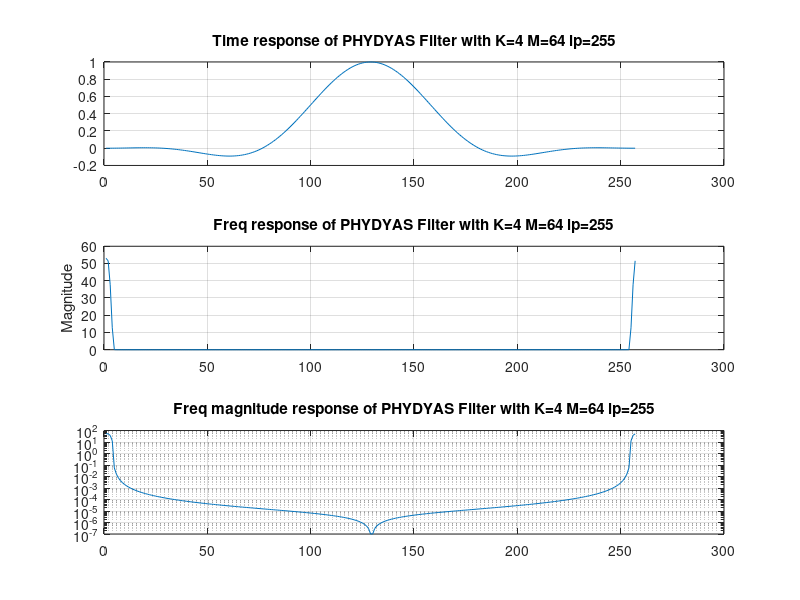

This chart was generated by the following MATLAB code: (Note: this script raises an error after producing the figure.)
%% test
%
% Burak Dayi
%
% This script will implement synthesis and analysis filterbanks
%
% Notes:
% Configuration will allow only subcarrier sizes of a power of two so as to
% be able to use FFT in the implementation
%
% The prototype filter used here is the PHYDYAS filter described in
% Deliverable 5.1: Prototype filter and structure optimization
%
% The implementation of the blocks follows what is described in Deliverable
% 5.1 transmultiplexer architecture.
%
% Channel implementation
% Subchannel processing
% Calculations and statistics will be handled later.
%
% Last updated: 17-03-2014

close all
clear all
clc
fprintf('--------------\n-----TEST-----\n--------------\n\n');

%% Configuration
%
% The user may set number of subcarriers, 
% overlapping factor, length of filter, prototype filter design parameters,
% modulation type, (number of frames, number of symbols), SNR value (and
% number of trials).
%
% The user input should be controlled and if
% necessary, error messages should be raised.

% -------------------------
% General filter parameters
% -------------------------
K = 4; % overlapping factor
M = 64; % number of subcarriers
% num_frames = 0; % number of frames
num_symbols = 10000; % number of symbols
num_samples = M; %number of samples in a vector
modulation = 64; % 4-, 16- or 64-QAM
lp = K*M-1; % filter length
delay = K*M+1-lp; %delay requirement


if K>4 || K<2
    K
    error('Range of integer K is [2 4]');
end

if ~~mod(log2(M),1)
    M
    error('The number of subcarriers M should be a power of 2.');
end

if ~(lp == K*M || lp == K*M-1 || lp == K*M+1)
    lp
    error('Only filter sizes of KM, KM+1, KM-1 are suported.');
end

if ~(ismember(modulation,[4 16 64 128 256]))
    modulation
    %error('Only 4-QAM scheme is supported. Please set modulation = 4');
    error('Only 4-,16-,64-QAM schemes are supported. Define the number of constellation points (4,16,64) with modulation variable.')
end

% --------------------------------
% Channel & simulation parameters
% --------------------------------
SNR = 1; %SNR value(s) in dB.
num_trials = 1; % number of trials desired

if num_trials<1
    num_trials
    error('Number of trials should be a positive integer.');
end

% ---------------------------------------
% Prototype filter frequency coefficients
% ---------------------------------------

% !This part should not be altered!

% K will select the row, the last column is background noise power in dB 
%(that might be come in handy in future) for reference
P=[ zeros(1,5);1 sqrt(2)/2 0 0 -35; 1 .911438 .411438 0 -44; 1 .971960 sqrt(2)/2 .235147 -65];

disp('+Configuration is obtained.');

%% Prototype_filter
%
% The following will compute the prototype filter coefficients and then plot 
% the prototype filter in frequency and time domain.
%
% Dependencies: lp, K, M, delay, P
% Output: h - prototype filter coefficients in time domain

disp('Prototype filter design')

h = zeros(1,lp); %coefficient array created with filter length
for m=1:lp
    h(m) = P(K,1);
    for k = 1:(K-1)
        h(m) = h(m) + 2*(((-1)^k)*P(K,k+1)*cos((2*pi*k*m)/(K*M)));
    end
end

%normalization of coefficients -> Do we really need this??
denom = P(K,1)+2*sum(P(K,2:4));
h=h/denom; %normalization

%delay implementation as on p.19 of deliverable 5.1
if delay>1
    h = [0 h 0];
    delay = delay - 1;
end

figure(11);
subplot(311);
plot(h);
title(sprintf('Time response of PHYDYAS Filter with K=%d M=%d lp=%d', K,M,lp));
%figure(12);
grid on;
subplot(312);
plot(abs(fft(h)));
title(sprintf('Freq response of PHYDYAS Filter with K=%d M=%d lp=%d', K,M,lp));
ylabel('Magnitude');
grid on;
subplot(313);
semilogy(abs(fft(h)));
title(sprintf('Freq magnitude response of PHYDYAS Filter with K=%d M=%d lp=%d', K,M,lp));
% ylabel('Log Magnitude');
grid on;
close all

disp('+Prototype filter is designed.');

%% Symbol_Creation
%
% This will create FBMC symbols with the modulation scheme defined
% in configuration file.
%
% Dependencies: modulation, num_subsymbol
% Output: qam_m - QAM modulated message

disp('Symbol Creation')

m = (randi(modulation,num_symbols,num_samples)-1).'; %random samples generated
qam_m = qammod(m, modulation); %qam modulation provided by MATLAB is used

disp('+Symbols are created.');

%% OQAM_Preprocessing
%
% This will perform OQAM preprocessing as it was described in
% PHYDYAS Deliverable 5.1
%
% Dependencies: qam_m - QAM modulated message 
% Output: oqam_m - OQAM modulated message

disp('OQAM preprocessing')

jn = (j.^((1:2*num_symbols)-1)).'; % j to the power of n
%for odd subchannels flipped version of this will be used.

oqam_m = zeros(M, 2*num_symbols); %the matrix that will store modulated signal

for k=1:M
    theta = jn*(j^(k-1)); %theta multiplier
    if ~mod((k-1),2) % even k
        real_parts = upsample(real(qam_m(k,:).'),2);
        imag_parts = circshift(upsample(imag(qam_m(k,:).'),2),1);        
    else % odd k
        real_parts = circshift(upsample(real(qam_m(k,:)).',2),1);
        imag_parts = upsample(imag(qam_m(k,:).'),2);           
    end
    oqam_m(k,:) = (real_parts+imag_parts).*theta; 
end

disp('+OQAM Preprocessing is done.');

%% Transmitter
%
% This will perform transmitter block (synthesis filter bank).
%
% Dependencies: oqam_m - OQAM modulated message
% Output: y - composite signal output

disp('Transmitter Block')
y = zeros(1,K*M+(2*num_symbols-1)*M/2); %composite signal is in series. (k>=1)

% beta multiplier will be an exponential value multiplied by (-1)^kn where
% k is the subchannel number and n is subsymbol index. The subsymbol index
% we are using is 0 for the first element in a row and 1 is for the second
% element. Therefore it simplifies the general equation for the first
% element, we only need to compute exponential, in general. More
% simplifications also may be made.
beta = ones(1,2*num_symbols); % beta multiplier
ifft_input = ones(M,2*num_symbols); % ifft input


% polyphase filter & beta coefficients for archive
ppa = zeros(M,K);
betas = zeros(M,2*num_symbols);

for k=1:M
    bb = [exp(-j*2*pi*(k-1)*(lp-1)/(2*M)) ...
        ((-1)^(k-1))*exp(-j*2*pi*(k-1)*(lp-1)/(2*M))];
    
    if lp==K*M-1 %special treatment due to extra delay inserted 
        bb=[(-1)^((k-1)*K) (-1)^((k-1)*(K+1))];
    end
    
    beta =[];
    
    for c = 1:num_symbols
        beta = [beta bb];
    end
    
    betas(k,:)=beta;
    
    % ifft input is oqam_m on kth subchannel multiplied by beta multiplier
    % on that subchannel, in accordance with the order of the OQAM
    % subsymbol
    ifft_input(k,:)= oqam_m(k,:).*beta;
end

%ifft
tx_ifft_output=ifft(ifft_input);
tx_poly_output = zeros(M,2*(K+num_symbols-1)); %output of polyphase filters will be stored in this
%upsampler_output = zeros(M,M*(K+1)/2);



%polyphase filters are applied
for k=1:M
    a = h(k:M:lp+1); % related polyphase filter coefficients sieved
    % we use lp+1 b/c of the delay implemented in prototype filter design   
    %%%%%%%%%%tx_poly_output(k,:) = conv(a,tx_ifft_output(k,:));
    %we seperated the real and imag part chains as advised in primer
    %document
    tx_poly_output(k,:) = [conv(a,tx_ifft_output(k,1:2:2*num_symbols)) ...
        conv(a,tx_ifft_output(k,2:2:2*num_symbols))];
    ppa(k,:) = a;
    
end

save('ppa.mat','ppa');
save('betas.mat','betas');

% circular shift'i kodu guzellestirirken kullan simdi degil. simdi kolay ve
% acik yoldan yap.

%upsampling will prouduce
%upsampling, delay chain and summation are jointly implemented
% for r=0:1
%     y(1,1+r*M/2:K*M+r*M/2)= y(1,1+r*M/2:K*M+r*M/2)+tx_poly_output(:,r+1).';
% end


for r=0:K+num_symbols-1-1
    y(1,1+r*M:M+r*M) = y(1,1+r*M:M+r*M)+ tx_poly_output(:,r+1).';
    y(1,1+M/2+r*M:M+M/2+r*M) = y(1,1+M/2+r*M:M+M/2+r*M) + tx_poly_output(:,r+K+num_symbols).';
end


% y will be sent thru the channel

disp('+Transmitter Block is processed.');
%transmitterda sorun olmamasi lazim

%% Channel
%
% This will perform channel impairments on the signal transmitted
% from the synthesis filter bank block.
%
% Dependencies: y - composite signal output
% Output: y_ch - composite signal gone through channel response

disp('Channel')

% channel impulse response
resp = [1]; % no impairments at the moment

%%%%%%%%%y_ch = conv(y,resp);
y_ch = y;

disp('+Channel effects are applied.');

%% Receiver
%
% This will perform receiver block (analysis filter bank).
%
% Dependencies: y_ch - composite signal gone through channel response
% Output: rx_output - receiver block output signal

disp('Receiver Block')

% The downsamplers following delay chain will form a Mx(K+1) matrix with
% channel output. Therefore, the delay chain and downsampler are jointly
% implemented as a vector reshape function.

% the matrix that reshaped input samples would be stored in
receiver_input = zeros(M,2*(K+num_symbols-1)); 

% reshaping (joint implementation of delay chain & downsamplers)
for r=0:K+num_symbols-1-1
%     y(1,1+r*M:M+r*M) = y(1,1+r*M:M+r*M)+ tx_poly_output(:,r+1).';
%     y(1,1+M/2+r*M:M+M/2+r*M) = y(1,1+M/2+r*M:M+M/2+r*M) + tx_poly_output(:,r+K+1).';
    receiver_input(:,r+1) = y(1,1+r*M:M+r*M);
    receiver_input(:,r+K+num_symbols) = y(1,1+M/2+r*M:M+M/2+r*M);    
end

rx_poly_output = zeros(M,2*(K+num_symbols-1+K-1)); %output of polyphase filters will be stored in this
rx_fft_input = zeros(M,2*num_symbols);

% polyphase filter coefficients for archive
ppb = zeros(M,K);

% polyphase filters are applied
for k=1:M
    b = h(M-k+1:M:lp+1); % related polyphase filter coefficients sieved
    % b = a(M-i+1);
    % we use lp+1 b/c of the delay implemented in prototype filter design   
    rx_poly_output(k,:) = [conv(receiver_input(k,1:(K+num_symbols-1)),b) ...
        conv(receiver_input(k,(K+num_symbols):2*(K+num_symbols-1)),b)];
    rx_fft_input(k,:) = [rx_poly_output(k,K:K+num_symbols-1) ...
        rx_poly_output(k, 2*K+num_symbols-2+K:2*K+num_symbols-2+K+num_symbols-1)];
    ppb(k,:) = b;
end

save('ppb.mat','ppb');

% fft performed
rx_fft_output=fft(rx_fft_input);

rx_output = zeros(M,2*num_symbols);

% we convolve one sample with the entire filter. then at the receiver we
% convolve it with another filter. After contributions from other
% subcarrier branches were sieved out at the FFT due to orthogonality,
% we're only left with the sample simply convolved two times or in other
% words multiplied with (K+K-1) coefficients. The sumfactor is the sum of
% these coefficients that will enable us to normalize the sample that we
% get at the end. This factor is the same for all polyphase filter pairs.
% Therefore we are allowed to use any Aq-Bq pair.
sumfactor = sum(conv(ppa(1,:),ppb(1,:)));

for k=1:M
    bb = [exp(-j*2*pi*(k-1)*(lp+1)/(2*M)) ((-1)^(k-1))*exp(-j*2*pi*(k-1)*(lp+1)/(2*M))];
    
    if lp==K*M-1 %special treatment due to extra delay inserted 
        bb=[(-1)^((k-1)*K) (-1)^((k-1)*(K+1))];
    end
    
    beta =[];
    
    for c = 1:num_symbols
        beta = [beta bb];
    end
   
    
    % ifft input is oqam_m on kth subchannel multiplied by beta multiplier
    % on that subchannel, in accordance with the order of the OQAM
    % subsymbol
    
    
    rx_output(k,1:2:2*num_symbols-1) =  rx_fft_output(k,1:num_symbols);
    rx_output(k,2:2:2*num_symbols) =  rx_fft_output(k,num_symbols+1:2*num_symbols);
    
    rx_output(k,:) = rx_output(k,:).*beta;
    
%     rx_output(k,:) = [];(1/sumfactor)*[sum(rx_fft_output(k,1:2*K-1)) ...
%         sum(rx_fft_output(k,2*K:2*(2*K-1)))].*beta; %(1/sumfactor)*
    
end

% rx_output will be sent to subchannel processing block

disp('+Receiver Block is processed.');

%% Subchannel_processing
%
% This script will perform subchannel processing steps.
%
% Dependencies: rx_output - receiver block output signal
% Output: sp_output - processed signal output

disp('Subchannel Processing')

sp_output = rx_output;

disp('+Subchannel processing is done.');

%% OQAM_Postprocessing
%
% This script will perform OQAM postprocessing as it was described in
% PHYDYAS Deliverable 5.1
%
% Dependencies: sp_output - processed signal output 
% Output: oqam_demod - estimated message

oqam_demod = zeros(M,2*num_symbols); %the matrix that will store demodulated signal
oqam_input = zeros(M,2*num_symbols); %this will hold after taking real part

mjn= (-j).^((1:2*num_symbols)-1); % (-j)^n

for k=1:M
    
    theta = mjn*(-j)^(k-1);
    oqam_input(k,:) =  real(sp_output(k,:).*theta);
    if ~mod((k-1),2) % even k
%         oqam_input(k,:) = real(sp_output(k,:).*theta);
        oqam_demod(k,:) = oqam_input(k,:).*repmat([1 j],1,num_symbols);
    else % odd k
%         oqam_input(k,:) = real(sp_output(k,:).*theta); 
        oqam_demod(k,:) = oqam_input(k,:).*repmat([j 1],1,num_symbols);
    end
end

disp('+OQAM Postprocessing is done.');

%% Symbol Estimation
%
% This will recombine the QAM samples and extract estimated symbol from
% those samples.
%
% Dependencies: oqam_demod - OQAM demodulated signal samples 
% Output: m_est - message estimation

qam_est = zeros(M,num_symbols);
m_est = zeros(M,num_symbols);
for k=1:M
    qam_est(k,:)= (1/sumfactor)*(oqam_demod(k,1:2:2*num_symbols-1)+oqam_demod(k,2:2:2*num_symbols));
    m_est(k,:) = qamdemod(qam_est(k,:),modulation);
end

disp('+Symbol Estimation is done.');
%% Results
error1 = symerr(m,m_est);
err=abs(m-m_est);
dif_qam =[qam_m qam_est];
error2 = symerr(qam_m,qam_est);
dif_oqam =[oqam_m oqam_demod];
error3 = symerr(oqam_m,oqam_demod);
dif_m = [m m_est];
disp(sprintf('Number of errors m/m_est: %d', error1))
disp(sprintf('Number of errors qam_dif: %d', error2))
disp(sprintf('Number of errors oqam_dif: %d', error3))